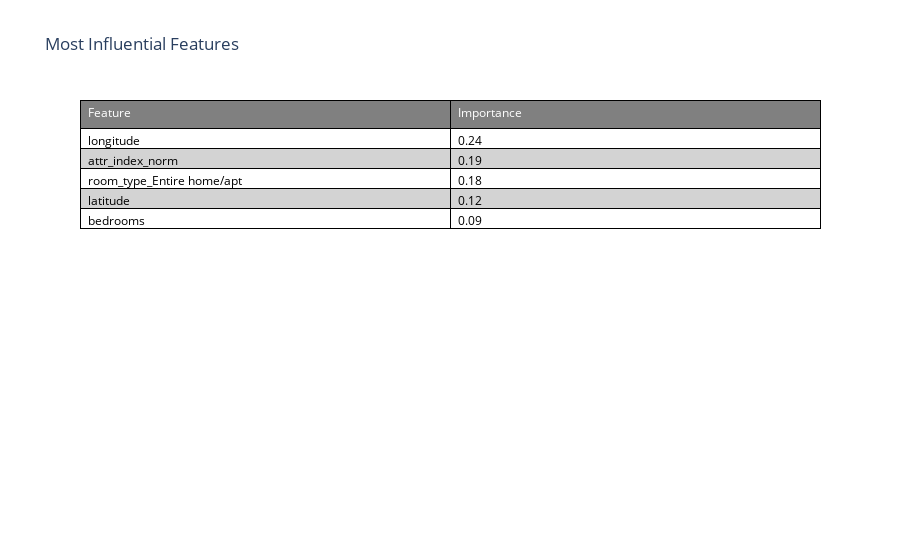

Write notebook code for a chart like this one.
### Code cell
# fig3 is the table of the Most Influential Features

fig3 = go.Figure(data=[go.Table(
    header=dict(values= top_features_df.columns,
                fill_color='grey',
                align='left',
                font=dict(color='white'),
                line_color='black'),
    cells=dict(values= [top_features_df[col] for col in top_features_df.columns],
               fill_color = [[rowOddColor,rowEvenColor,rowOddColor, rowEvenColor,rowOddColor]*4],
               align='left',
               font=dict(color='black'),
               line_color='black',))
])

fig3.update_layout(title = "Most Influential Features")

fig3.show()

### Figure 1 — Plotly figure (JSON) as saved in the notebook; plotly's stock layout.template omitted (floating-point values rounded to 4 significant figures)
{"data": [{"cells": {"align": "left", "fill": {"color": [["white", "lightgrey", "white", "lightgrey", "white", "white", "lightgrey", "white", "lightgrey", "white", "white", "lightgrey", "white", "lightgrey", "white", "white", "lightgrey", "white", "lightgrey", "white"]]}, "font": {"color": "black"}, "line": {"color": "black"}, "values": [["longitude", "attr_index_norm", "room_type_Entire home/apt", "latitude", "bedrooms"], [0.24, 0.19, 0.18, 0.12, 0.09]]}, "header": {"align": "left", "fill": {"color": "grey"}, "font": {"color": "white"}, "line": {"color": "black"}, "values": ["Feature", "Importance"]}, "type": "table"}], "layout": {"title": {"text": "Most Influential Features"}}}
